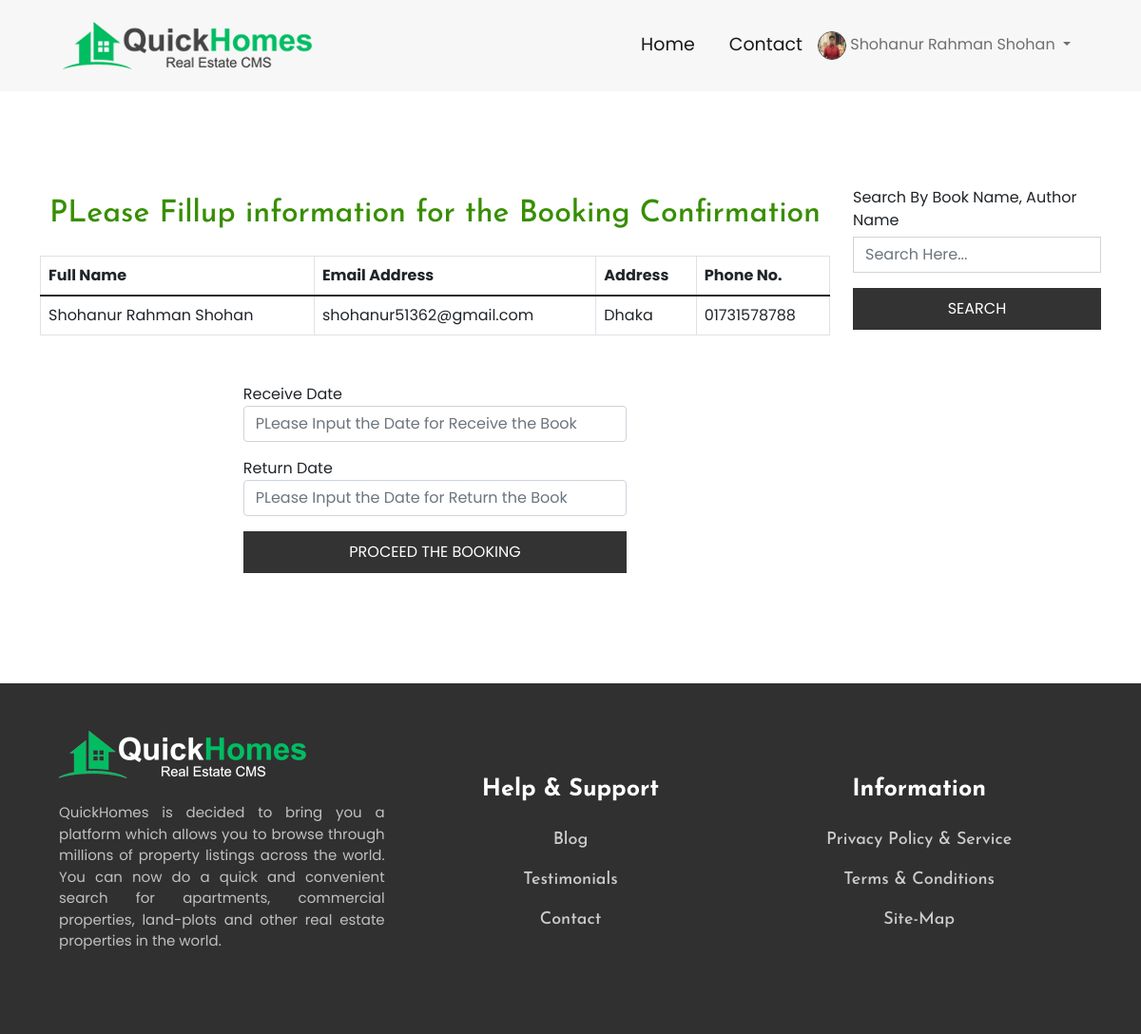
The app's page /Platform10/booking.php?id=10 (signed in) with its own data.
### tables this page shows
CREATE TABLE `users` (
  `user_id` int(11) NOT NULL,
  `fullname` varchar(255) NOT NULL,
  `email` varchar(255) NOT NULL,
  `password` varchar(255) NOT NULL,
  `phone` varchar(255) DEFAULT NULL,
  `address` varchar(255) DEFAULT NULL,
  `image` varchar(255) DEFAULT NULL,
  `role` int(1) NOT NULL DEFAULT 2 COMMENT '1=Admin, 2=User',
  `status` int(1) NOT NULL DEFAULT 1 COMMENT '0=inactive, 1=active',
  `join_date` date NOT NULL
);

### Platform10/booking.php (the view, shortened to what this page needs)
<?php include "inc/header.php"; ?>
	<section class="booking-page">
		<div class="container">
			<div class="row">
				<div class="col-lg-9">
					<?php
						if ( isset( $_GET['id'] ) )
						{
							$theBookID = $_GET['id'];
							$sql = "SELECT * FROM book WHERE id = '$theBookID'";
							$bData = mysqli_query($db, $sql);
							while ( $row = mysqli_fetch_assoc($bData) )
							{
						  		$quantity 					= $row['quantity'];
							}
							if ( $quantity <= 0 )
							{ ?>
								<span class="alert alert-info text-center">Sorry!!! This Book is not available now for Booking Purpose. Please Check Back Later. Thank You</span>
							<?php }
							else { ?>
								<h2>PLease Fillup information for the Booking Confirmation</h2>
							<?php
								$user_id = $_SESSION['user_id'];
				                $query = "SELECT * FROM users WHERE user_id = '$user_id'";
				                $userData = mysqli_query($db, $query);
				                while ( $row = mysqli_fetch_array($userData) )
				                {
				                  $fullname   = $row['fullname'];
				                  $email      = $row['email'];
				                  $phone      = $row['phone'];
				                  $address    = $row['address'];
				                } ?>
				                <div class="user-info">
				                	<table class="table table-hover table-bordered">
				                		<thead>
				                			<tr>
				                				<th>Full Name</th>
				                				<th>Email Address</th>
				                				<th>Address</th>
				                				<th>Phone No.</th>
				                			</tr>
				                		</thead>
				                		<tbody>
				                			<tr>
				                				<td><?php echo $fullname; ?></td>
				                				<td><?php echo $email; ?></td>
				                				<td><?php echo $address; ?></td>
				                				<td><?php echo $phone; ?></td>
				                			</tr>
				                		</tbody>
				                	</table>
				                </div>
				                <form action="" method="POST" class="booking-form">
								<div class="row">
									<div class="col-lg-6 offset-lg-3">
										<div class="mb-3">
											<label>Receive Date</label>
											<input type="text" id="datepicker" name="rcv_date" class="form-control" placeholder="PLease Input the Date for Receive the Book" required="required" autocomplete="off">
										</div>
										<div class="mb-3">
											<label>Return Date</label>
											<input type="text" id="rtndatepicker" name="rtn_date" class="form-control" placeholder="PLease Input the Date for Return the Book"  required="required" autocomplete="off">
										</div>
										<div class="mb-3">
											<button type="submit" name="placeOrder" class="btn-book">Proceed the Booking</button>
										</div>
									</div>
								</div>
							</form>
							<?php
							}
						}
					?>
				</div>
  				<?php include "inc/sidebar.php"; ?>
  			</div>
  		</div>
  	</section>
<?php include "inc/footer.php"; ?>

### Platform10/inc/header.php (shortened to what this page needs)
<?php
	include "admin/inc/db.php";
?>
<!doctype html>
<html lang="en">
  <head>
    <link href="https://cdn.jsdelivr.net/npm/bootstrap@5.1.3/dist/css/bootstrap.min.css" rel="stylesheet">
    <link rel="stylesheet" href="//code.jquery.com/ui/1.13.2/themes/base/jquery-ui.css">
    <link rel="stylesheet" href="assets/css/style.css">
  </head>
  <body>
  	<header>
  		<div class="container">
  			<div class="row">
  				<div class="col-lg-12">
  					<nav class="navbar navbar-expand-lg navbar-light">
					  <div class="container-fluid">
					    <a class="navbar-brand" href="index.php"><img src="assets/images/logo.png" alt="" class="logo"></a>
					    <div class="collapse navbar-collapse" id="navbarSupportedContent">
					      <ul class="navbar-nav ms-auto mb-2 mb-lg-0">
					        <li class="nav-item">
					          <a class="nav-link active" aria-current="page" href="index.php">Home</a>
					        </li>
					        <li class="nav-item">
					          <a class="nav-link active" aria-current="page" href="#foot">Contact</a>
					        </li>
					        <?php
					        		if ( empty($_SESSION['user_id']) || empty($_SESSION['email']) )
					        		{ ?>
					        			<li class="nav-item">
								          <a class="nav-link active" aria-current="page" href="login.php"><i class="fa-solid fa-arrow-right-to-bracket"></i>  Login</a>
								        </li>
								        <li class="nav-item">
								          <a class="nav-link active" aria-current="page" href="register.php">Register</a>
								        </li>
					        	<?php	}
					        	else{ ?>
					        			<li class="nav-item dropdown">
								          <a class="nav-link dropdown-toggle" href="#" id="navbarDropdown" role="button" data-bs-toggle="dropdown" aria-expanded="false">
								            <?php
								                $user_id = $_SESSION['user_id'];
								                $query = "SELECT * FROM users WHERE user_id = '$user_id'";
								                $userData = mysqli_query($db, $query);
								                while ( $row = mysqli_fetch_assoc($userData) )
								                {
								                  $fullname = $row['fullname'];
								                  $image 		= $row['image'];
								                  	if ( !empty( $image ) )
									                  { ?>
									                    <img src="admin/dist/img/users/<?php echo $image; ?>" class="img-circle elevation-2" alt="User Image">
									                  <?php echo $fullname; }
									                  else
									                  { ?>
									                    <img src="admin/dist/img/user2-160x160.jpg" class="img-circle elevation-2" alt="User Image">
									                  <?php echo $fullname; }
								                 }
								            ?>
								          </a>
								        </li>
					        	<?php }
					        ?>
					      </ul>
					    </div>
					  </div>
					</nav>
  				</div>
  			</div>
  		</div>
  	</header>

### Platform10/assets/css/style.css (style rules this page uses)
body { font-family: 'Poppins', sans-serif; }
h1, h2, h3, h4, h5, h5, h6 { font-family: 'Josefin Sans', sans-serif; }
ul li { list-style: none; }
a { text-decoration: none; }
header { background: #f7f7f7; padding: 10px 0; }
.navbar-brand .logo { width: 100%; }
a.nav-link.active { font-size: 19px; margin-left: 20px; }
.navbar-brand { color: #ff0000 !important; font-weight: 400; }
.nav-link .img-circle { width: 30px; height: 30px; border-radius: 50%; border: 1px solid #333; }
.booking-form .btn-book { position: relative; overflow: hidden; background: #333; padding: 10px 40px; display: block; margin: 0; color: #fff; text-transform: uppercase; text-align: center; z-index: 1; transition: all 0.4s ease-in-out; width: 100%; border: 0; }
.booking-form .btn-book::after { content: ""; position: absolute; width: 100%; height: 100%; top: 0; left: -100%; background: #ff0000; z-index: -1; transition: all 0.4s ease-in-out; }
.booking-page { padding: 100px 0; }
.booking-page h2 { margin: 10px 0 25px; color: #378e00; text-align: center; }
.booking-page table { margin: 25px 0 50px; }

### records on screen
users: image (picture), fullname "Shohanur Rahman Shohan", email "shohanur51362@gmail.com", address "Dhaka", phone "01731578788"
